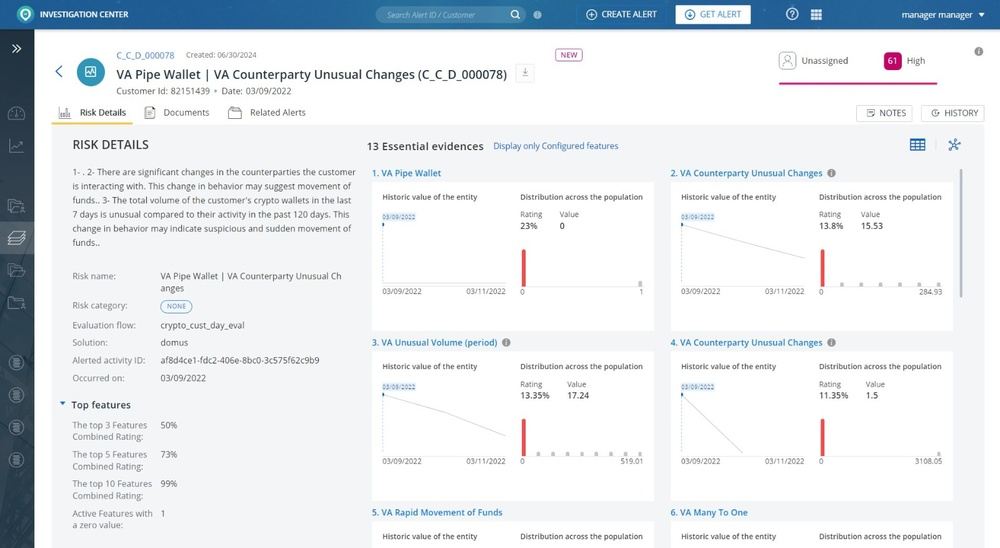
#> input picture attached_assets/WhatsApp Image 2024-12-19 at 11.17.45 AM (1).jpeg, 1000 x 548 px, shrunk from 1600 x 876 before the run
$ python -i ocr_processor.py   (imports and definitions only)
#> lines starting #> are read from the running program, lines starting #| are printed output that depends on the picture; after the words box and inside, x2 and y2 are one past the last pixel; in counts of white or black regions, pixels touching at a corner belong together
import cv2
import pytesseract
import numpy as np
from PIL import Image
import io

def extract_text_from_image(image_data):
    """
    Extract text from image data using OCR.

    Args:
        image_data: Image data (can be bytes or file-like object)

    Returns:
        str: Extracted text from the image
    """
    try:
        # Convert image data to numpy array
        if isinstance(image_data, bytes):
            nparr = np.frombuffer(image_data, np.uint8)
            image = cv2.imdecode(nparr, cv2.IMREAD_COLOR)
        else:
            # For file-like objects
            image_data = Image.open(image_data)
#> image_data is the input picture: PIL image 1000x548 RGB; mean R, G, B 228, 232.3, 236.3
            image = cv2.cvtColor(np.array(image_data), cv2.COLOR_RGB2BGR)

        # Convert to grayscale
        gray = cv2.cvtColor(image, cv2.COLOR_BGR2GRAY)
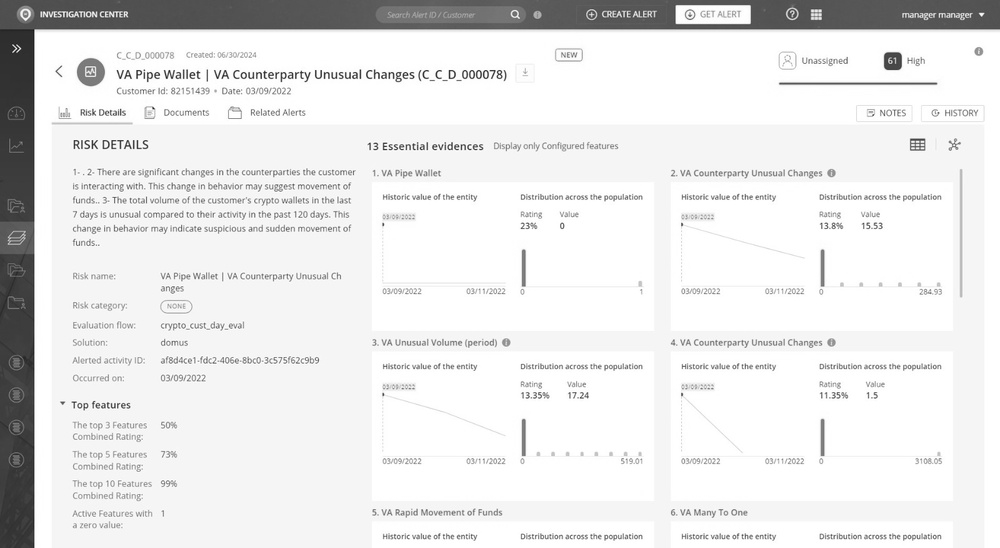
#> gray: shape (548, 1000); min 17, max 255, mean 231.5

        # Apply thresholding to preprocess the image
        threshold = cv2.threshold(gray, 0, 255, cv2.THRESH_BINARY + cv2.THRESH_OTSU)[1]
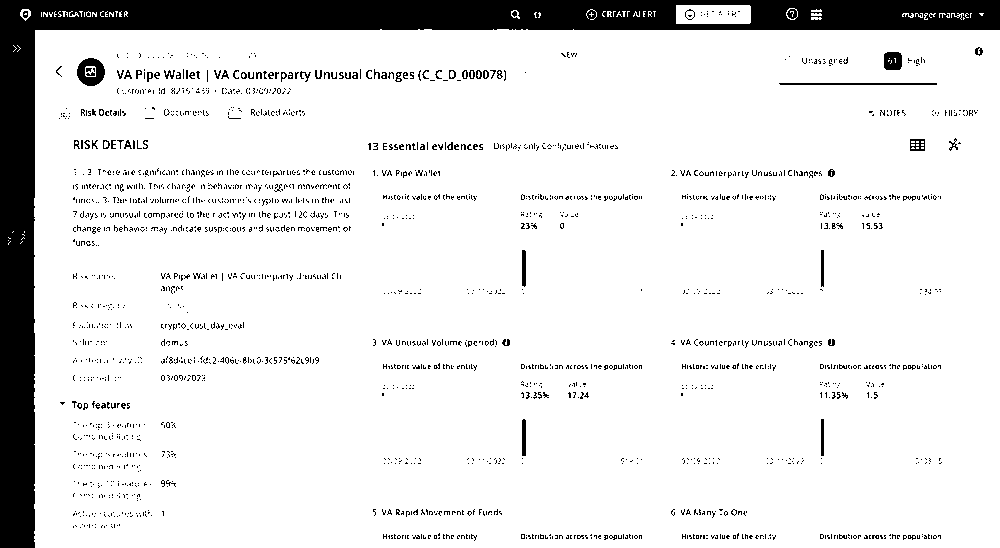
#> threshold: shape (548, 1000); 89.2% white; 2184 black regions (2111 under 20 px), largest, box (x1, y1, x2, y2) and area: (0, 0, 1000, 548) 45602, (77, 58, 105, 86) 493, (779, 83, 937, 85) 315

        # Perform OCR
#> (the run stopped early here; a loop or call above may not have finished)

$ run again, on attached_assets/WhatsApp Image 2024-12-19 at 11.17.45 AM (2).jpeg
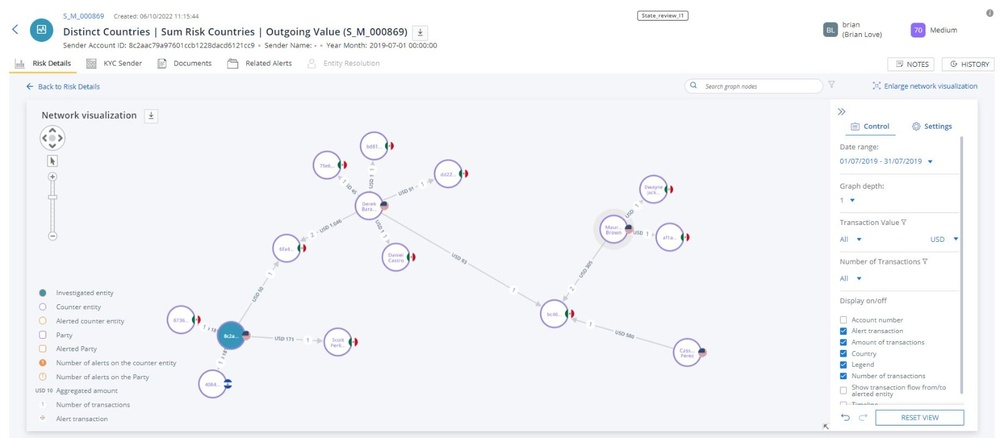
#> input picture attached_assets/WhatsApp Image 2024-12-19 at 11.17.45 AM (2).jpeg, 1000 x 438 px, shrunk from 1600 x 701 before the run
#> in extract_text_from_image, image_data is the input picture: PIL image 1000x438 RGB; mean R, G, B 243.8, 244.8, 247.9
#> in extract_text_from_image, `threshold = cv2.threshold(gray, 0, 255, cv2.THRESH_BINARY + cv2.THRESH..`:
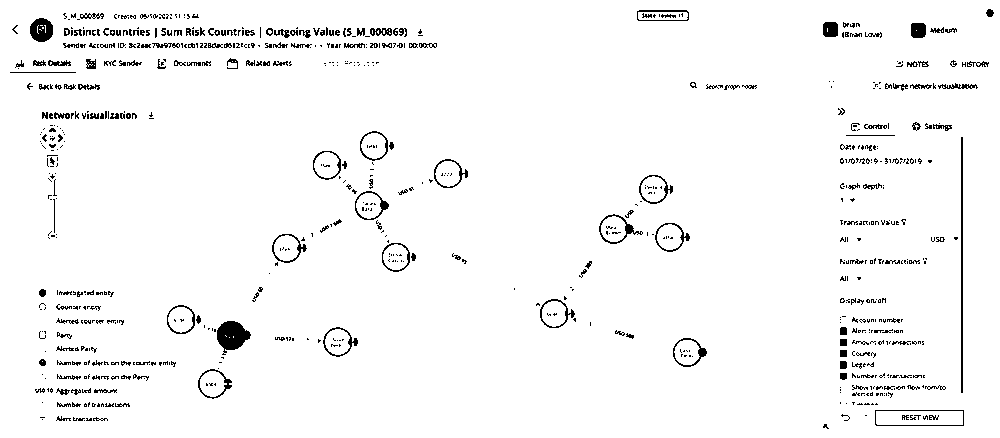
#> threshold: shape (438, 1000); 96.6% white; black in thin lines or dots

$ run again, on attached_assets/WhatsApp Image 2024-12-19 at 11.17.45 AM.jpeg
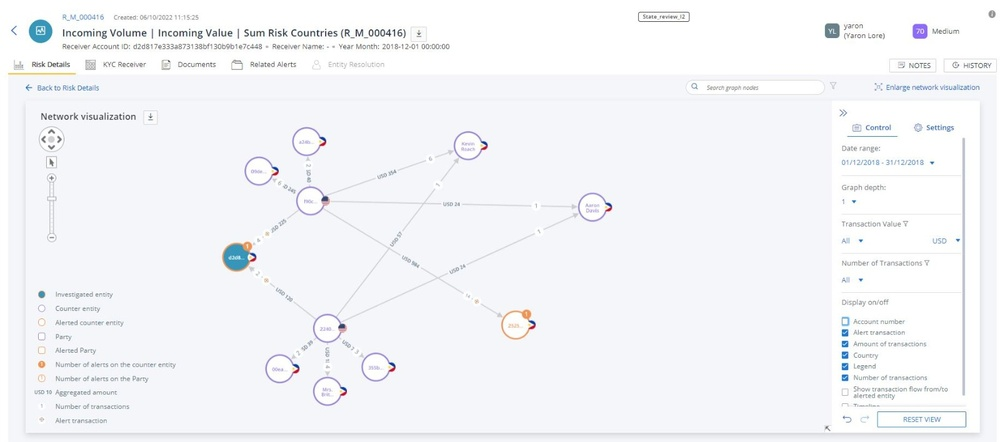
#> input picture attached_assets/WhatsApp Image 2024-12-19 at 11.17.45 AM.jpeg, 1000 x 442 px, shrunk from 1600 x 708 before the run
#> in extract_text_from_image, image_data is the input picture: PIL image 1000x442 RGB; mean R, G, B 244, 245, 247.9
#> in extract_text_from_image, `threshold = cv2.threshold(gray, 0, 255, cv2.THRESH_BINARY + cv2.THRESH..`:
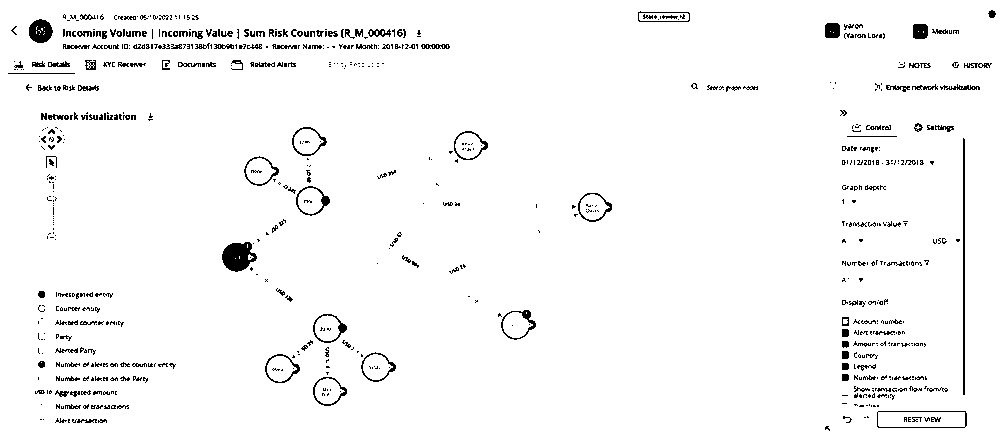
#> threshold: shape (442, 1000); 96.8% white; black in thin lines or dots
